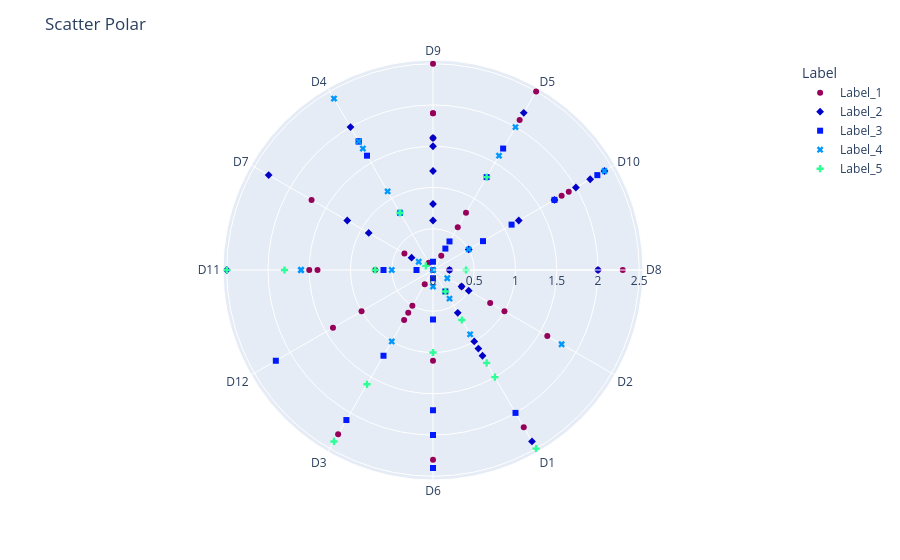

Notebook code for this chart:
### Code cell
df2 = pd.DataFrame(np.round((2.5 * np.random.rand(128, 1) - 2.5) * -1, 1), columns=["Values"])
df2['label'] = np.round((5 * np.random.rand(128, 1) - 5) * -1)
df2['direction'] = np.round((12 * np.random.rand(128, 1) - 12) * -1)

# Remplacement des zéros par 1 pour éviter les valeurs nulles
df2.loc[df2['label'] == 0, 'label'] = 1
df2.loc[df2['direction'] == 0, 'direction'] = 1

# Mapping des colonnes pour des labels et directions textuelles
df2['label'] = df2['label'].astype(int).map({
    1: 'Label_1', 2: 'Label_2', 3: 'Label_3', 
    4: 'Label_4', 5: 'Label_5'
})
df2['direction'] = df2['direction'].astype(int).map({
    1: 'D1', 2: 'D2', 3: 'D3', 
    4: 'D4', 5: 'D5', 6: 'D6', 
    7: 'D7', 8: 'D8', 9: 'D9',
    10: 'D10', 11: 'D11', 12: 'D12'
})

# Renommage des colonnes pour correspondre aux attentes de Plotly
df2.columns = ['Values', 'Label', 'Direction']
# Création du graphique en dispersion polaire
fig = px.scatter_polar(
    df2,
    r="Values",
    theta="Direction",
    color="Label",
    symbol="Label",
    color_discrete_sequence=px.colors.sequential.Rainbow
)

# Mise à jour de la mise en page et affichage
fig.update_layout(title="Scatter Polar")
fig.show()

### Figure 1 — Plotly figure (JSON) as saved in the notebook; plotly's stock layout.template omitted (floating-point values rounded to 4 significant figures)
{"data": [{"hovertemplate": "Label=Label_1<br>Values=%{r}<br>Direction=%{theta}<extra></extra>", "legendgroup": "Label_1", "marker": {"color": "rgb(150,0,90)", "symbol": "circle"}, "mode": "markers", "name": "Label_1", "r": [1.6, 2.5, 2.1, 1.7, 0.2, 1, 0.3, 1.9, 1.1, 2.3, 2, 1.8, 0.6, 0.8, 1.4, 0.5, 2.5, 2.3, 1.4, 0.2, 1.6, 2.3, 1.7, 0.2, 0.7, 0.6, 0, 1.9, 0.4, 1.5, 0.4, 0.2, 1.9, 0, 0.1, 2.2, 0.8, 0.7, 1], "showlegend": true, "subplot": "polar", "theta": ["D9", "D5", "D5", "D10", "D8", "D2", "D1", "D9", "D6", "D8", "D8", "D10", "D3", "D2", "D12", "D3", "D9", "D6", "D11", "D8", "D2", "D3", "D7", "D5", "D3", "D5", "D7", "D9", "D7", "D11", "D2", "D3", "D10", "D4", "D4", "D1", "D5", "D11", "D12"], "type": "scatterpolar"}, {"hovertemplate": "Label=Label_2<br>Values=%{r}<br>Direction=%{theta}<extra></extra>", "legendgroup": "Label_2", "marker": {"color": "rgb(0,0,200)", "symbol": "diamond"}, "mode": "markers", "name": "Label_2", "r": [1.7, 1.5, 2.4, 0.6, 1.1, 0.3, 1.2, 2.3, 1.6, 2.2, 1.2, 2, 2, 1.2, 2, 0.9, 0.5, 0.2, 0.4, 1, 1.2, 0.5, 2.4, 0.8, 0.6, 2.5, 2.2], "showlegend": true, "subplot": "polar", "theta": ["D10", "D9", "D10", "D9", "D1", "D7", "D1", "D7", "D9", "D5", "D10", "D8", "D10", "D7", "D4", "D7", "D10", "D8", "D2", "D1", "D9", "D2", "D1", "D9", "D1", "D11", "D10"], "type": "scatterpolar"}, {"hovertemplate": "Label=Label_3<br>Values=%{r}<br>Direction=%{theta}<extra></extra>", "legendgroup": "Label_3", "marker": {"color": "rgb(0,25,255)", "symbol": "square"}, "mode": "markers", "name": "Label_3", "r": [0.8, 2.1, 1.2, 1.1, 0.4, 2.2, 0.7, 1.7, 0.3, 0.6, 2.4, 2, 2, 1.8, 0.1, 0.1, 0.3, 2.3, 0.6, 1.6, 2, 1.7, 1.8, 1.3, 0.2, 1.7], "showlegend": true, "subplot": "polar", "theta": ["D4", "D3", "D3", "D10", "D5", "D12", "D10", "D10", "D5", "D11", "D6", "D1", "D6", "D4", "D6", "D9", "D1", "D10", "D6", "D4", "D6", "D6", "D4", "D5", "D11", "D5"], "type": "scatterpolar"}, {"hovertemplate": "Label=Label_4<br>Values=%{r}<br>Direction=%{theta}<extra></extra>", "legendgroup": "Label_4", "marker": {"color": "rgb(0,152,255)", "symbol": "x"}, "mode": "markers", "name": "Label_4", "r": [0.8, 1.8, 0, 0.5, 1.6, 2.4, 2, 0.5, 1.1, 0.4, 1.8, 0.2, 0.9, 1.7, 0, 0.2, 2.4, 1.6, 0.2, 1.6, 1], "showlegend": true, "subplot": "polar", "theta": ["D4", "D4", "D7", "D10", "D11", "D4", "D5", "D11", "D4", "D1", "D2", "D2", "D1", "D4", "D2", "D7", "D10", "D5", "D6", "D11", "D3"], "type": "scatterpolar"}, {"hovertemplate": "Label=Label_5<br>Values=%{r}<br>Direction=%{theta}<extra></extra>", "legendgroup": "Label_5", "marker": {"color": "rgb(44,255,150)", "symbol": "cross"}, "mode": "markers", "name": "Label_5", "r": [0.7, 0.8, 0.3, 1, 1.6, 0.7, 1.3, 1.8, 1.5, 0.4, 2.5, 0.1, 2.5, 2.4, 1.3], "showlegend": true, "subplot": "polar", "theta": ["D1", "D4", "D1", "D6", "D3", "D11", "D5", "D11", "D1", "D8", "D11", "D7", "D1", "D3", "D1"], "type": "scatterpolar"}], "layout": {"legend": {"title": {"text": "Label"}, "tracegroupgap": 0}, "margin": {"t": 60}, "polar": {"angularaxis": {"direction": "clockwise", "rotation": 90}, "domain": {"x": [0, 1], "y": [0, 1]}}, "title": {"text": "Scatter Polar"}}}
